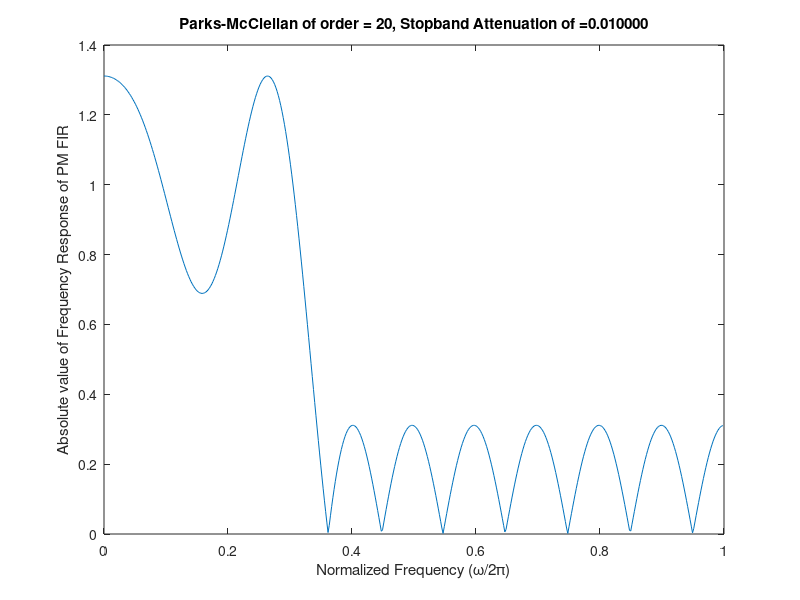
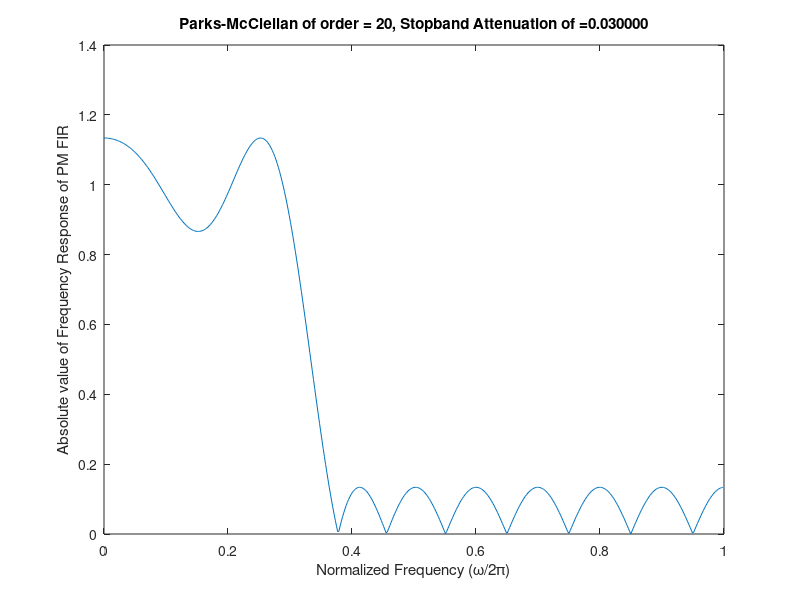
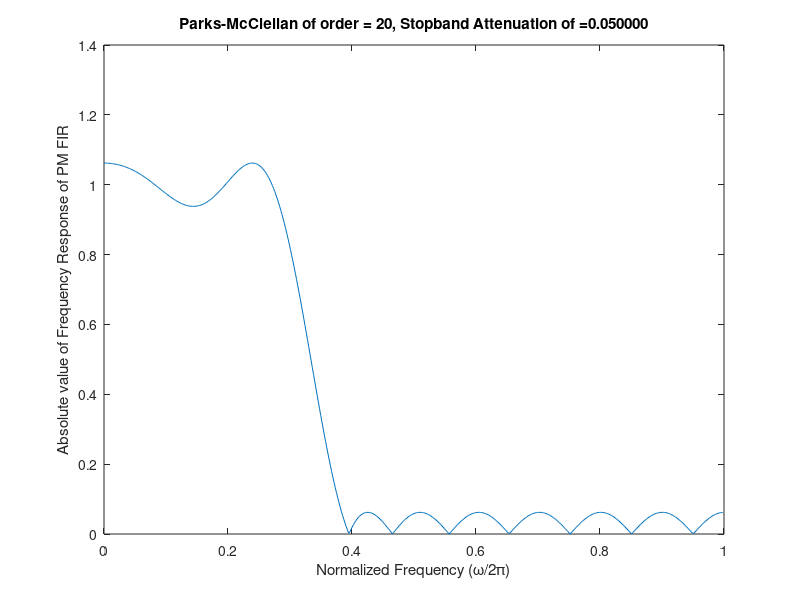
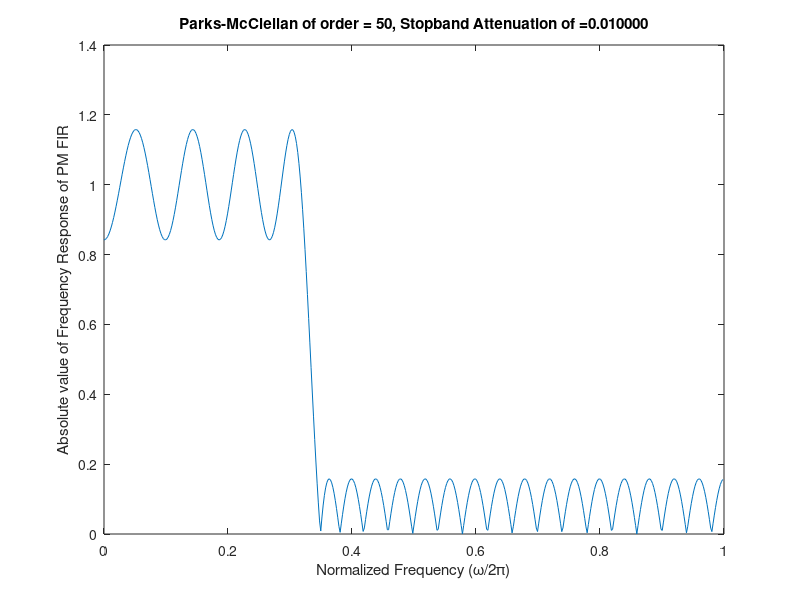

Write the MATLAB code that produced these figures, in order.
%Lab 4, Nijash Sooriyakumaran and Niveetha Wijendran
close all;
clear all;
clc;
w_c =  pi/3;

order = [20 50 150];
delta = [0.01 0.03 0.05];
for l = 1:length(order)
     for s = 1:length(delta)
        M = order(l);
        del = delta(s);
        f = [0 w_c/pi-del w_c/pi+del 1];
        a = [1 1 0 0];
        b = firpm(M,f,a);
    
        [h, w] = freqz(b, 1, 512);
    
        figure, 
        plot(w/pi, abs(h))
        title_loop = sprintf('Parks-McClellan of order = %d, Stopband Attenuation of =%f', M, del);
        title(title_loop)
        xlabel('Normalized Frequency (\omega/2\pi)');
        ylabel('Absolute value of Frequency Response of PM FIR')
     end
end 
